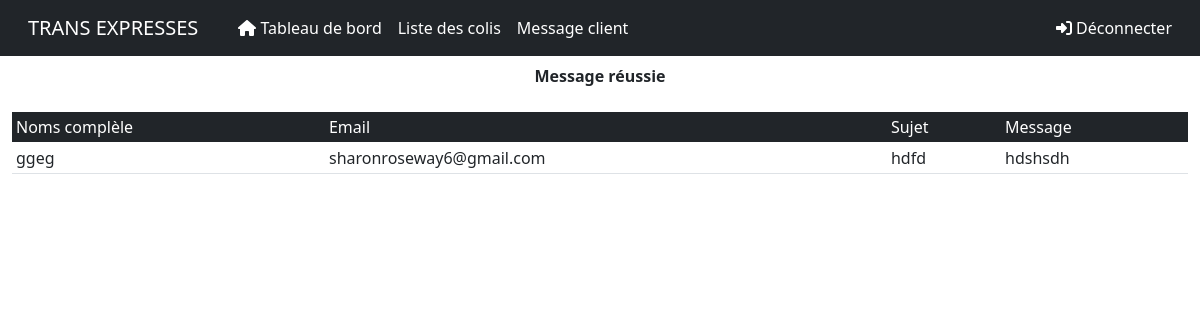
Page /list_message (signed in) on the committed database.
### colis/models.py (models this page shows)
class Contact(models.Model):
    noms = models.CharField(max_length=50)
    mail = models.CharField(max_length=50)
    sujet = models.CharField(max_length=50,default='pas de sujet')
    message = models.TextField(max_length=100,default="Pas de message")
    class Meta:
        verbose_name = 'Contact'
        verbose_name_plural = 'Contact'

### colis/views.py (the view)
# urls.py: path('list_message', list_message, name='list_message'),
@login_required
def list_message(request):
    contact= Contact.objects.all()
    context = {
        'contacts':contact,
    }
    return render(request,'listeMessage.html',context)

### templates/listeMessage.html (shortened to what this page needs)
{% extends 'script.html' %}
{% load static %}
{% block main %}
{% include "menuHome.html" %}
<html lang="en">
<head>
</head>
<body>
    <div class="container-fluid">
        <div class="row">
            <strong class="text-center mt-2">Message réussie</strong>
                <main class="col-md-12 ms-sm-auto  mt-4">
                    <div class="table-responsive">
                        <table class="table table-sm">
                            <thead>
                                <tr class="th bg-dark text-white">
                                    <td class="title">Noms complèle</td>
                                    <td class="title">Email</td>
                                    <td class="title">Sujet</td>
                                    <td class="title">Message</td>
                                </tr>
                            </thead>
                            <tbody>
                                {% for contact in contacts %}
                                <tr class="text-dark">
                                    <td>{{contact.noms}}</td>
                                    <td>{{contact.mail}}</td>
                                    <td>{{contact.sujet}}</td>
                                    <td>{{contact.message}}</td>
                                </tr>
                                {% endfor %}
                            </tbody>
                        </table>
                    </div>
                </main>
        </div>
    </div>
</body>
</html>
{% endblock main %}

### static/css/index.css (style rules this page uses)
* { margin: 0; padding: 0; }

### rows in the picture
Contact: noms "ggeg", mail "sharonroseway6@gmail.com", sujet "hdfd", message "hdshsdh"
